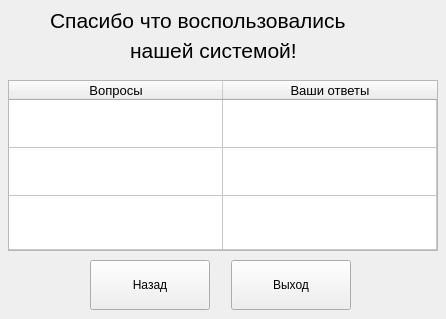
<?xml version="1.0" encoding="UTF-8"?>
<ui version="4.0">
 <class>MainWindow</class>
 <widget class="QMainWindow" name="MainWindow">
  <property name="geometry">
   <rect>
    <x>0</x>
    <y>0</y>
    <width>446</width>
    <height>319</height>
   </rect>
  </property>
  <property name="minimumSize">
   <size>
    <width>446</width>
    <height>319</height>
   </size>
  </property>
  <property name="maximumSize">
   <size>
    <width>446</width>
    <height>319</height>
   </size>
  </property>
  <property name="windowTitle">
   <string>MainWindow</string>
  </property>
  <widget class="QWidget" name="centralwidget">
   <widget class="QLabel" name="label">
    <property name="geometry">
     <rect>
      <x>50</x>
      <y>0</y>
      <width>351</width>
      <height>41</height>
     </rect>
    </property>
    <property name="font">
     <font>
      <family>Segoe UI</family>
      <pointsize>16</pointsize>
     </font>
    </property>
    <property name="text">
     <string>Спасибо что воспользовались</string>
    </property>
   </widget>
   <widget class="QLabel" name="label_2">
    <property name="geometry">
     <rect>
      <x>130</x>
      <y>30</y>
      <width>211</width>
      <height>41</height>
     </rect>
    </property>
    <property name="font">
     <font>
      <family>Segoe UI</family>
      <pointsize>16</pointsize>
     </font>
    </property>
    <property name="text">
     <string>нашей системой!</string>
    </property>
   </widget>
   <widget class="QTableWidget" name="tableWidget">
    <property name="geometry">
     <rect>
      <x>8</x>
      <y>80</y>
      <width>430</width>
      <height>171</height>
     </rect>
    </property>
    <property name="minimumSize">
     <size>
      <width>430</width>
      <height>0</height>
     </size>
    </property>
    <property name="maximumSize">
     <size>
      <width>430</width>
      <height>500</height>
     </size>
    </property>
    <property name="font">
     <font>
      <pointsize>10</pointsize>
     </font>
    </property>
    <property name="dragDropOverwriteMode">
     <bool>false</bool>
    </property>
    <property name="wordWrap">
     <bool>true</bool>
    </property>
    <attribute name="horizontalHeaderVisible">
     <bool>true</bool>
    </attribute>
    <attribute name="horizontalHeaderCascadingSectionResizes">
     <bool>false</bool>
    </attribute>
    <attribute name="horizontalHeaderMinimumSectionSize">
     <number>45</number>
    </attribute>
    <attribute name="horizontalHeaderDefaultSectionSize">
     <number>214</number>
    </attribute>
    <attribute name="horizontalHeaderHighlightSections">
     <bool>false</bool>
    </attribute>
    <attribute name="horizontalHeaderShowSortIndicator" stdset="0">
     <bool>false</bool>
    </attribute>
    <attribute name="horizontalHeaderStretchLastSection">
     <bool>false</bool>
    </attribute>
    <attribute name="verticalHeaderVisible">
     <bool>false</bool>
    </attribute>
    <attribute name="verticalHeaderCascadingSectionResizes">
     <bool>false</bool>
    </attribute>
    <attribute name="verticalHeaderMinimumSectionSize">
     <number>30</number>
    </attribute>
    <attribute name="verticalHeaderDefaultSectionSize">
     <number>48</number>
    </attribute>
    <attribute name="verticalHeaderStretchLastSection">
     <bool>true</bool>
    </attribute>
    <row>
     <property name="text">
      <string/>
     </property>
    </row>
    <row>
     <property name="text">
      <string/>
     </property>
    </row>
    <row>
     <property name="text">
      <string/>
     </property>
    </row>
    <column>
     <property name="text">
      <string>Вопросы</string>
     </property>
    </column>
    <column>
     <property name="text">
      <string>Ваши ответы</string>
     </property>
    </column>
    <item row="0" column="0">
     <property name="text">
      <string/>
     </property>
     <property name="flags">
      <set>ItemIsUserCheckable</set>
     </property>
    </item>
   </widget>
   <widget class="QPushButton" name="btn_back">
    <property name="geometry">
     <rect>
      <x>90</x>
      <y>260</y>
      <width>120</width>
      <height>50</height>
     </rect>
    </property>
    <property name="font">
     <font>
      <family>Segoe UI</family>
     </font>
    </property>
    <property name="text">
     <string>Назад</string>
    </property>
   </widget>
   <widget class="QPushButton" name="btn_exit">
    <property name="geometry">
     <rect>
      <x>231</x>
      <y>260</y>
      <width>120</width>
      <height>50</height>
     </rect>
    </property>
    <property name="font">
     <font>
      <family>Segoe UI</family>
     </font>
    </property>
    <property name="text">
     <string>Выход</string>
    </property>
   </widget>
  </widget>
 </widget>
 <resources/>
 <connections/>
</ui>
